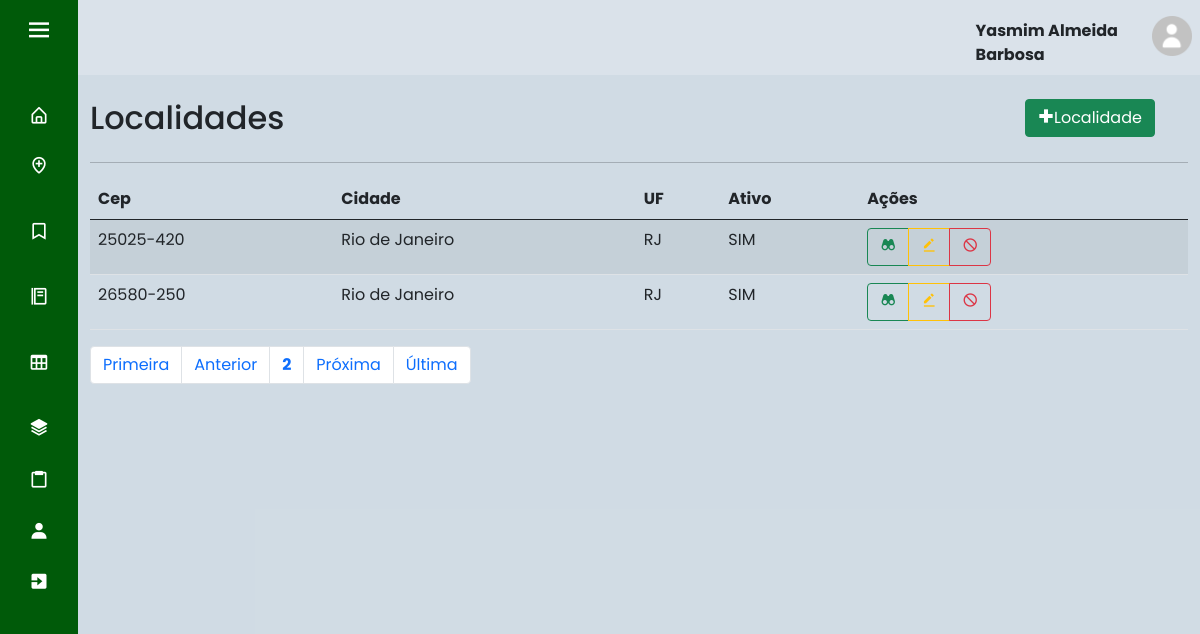
The page /index.php?page=lista_local&pagina=2 (signed in) on the database its author committed.
### tables this page shows
CREATE TABLE IF NOT EXISTS `usuario` (
  `id_cli` int(11) NOT NULL AUTO_INCREMENT,
  `nome` varchar(45) NOT NULL,
  `email` varchar(45) NOT NULL,
  `senha` varchar(100) NOT NULL,
  `nivel` int(1) DEFAULT NULL,
  `ativo` tinyint(1) DEFAULT NULL,
  `foto` varchar(220) DEFAULT NULL,
  PRIMARY KEY (`id_cli`),
  KEY `nivel` (`nivel`)
);

CREATE TABLE IF NOT EXISTS `localidade` (
  `cep` varchar(10) NOT NULL,
  `cidade` varchar(50) NOT NULL,
  `uf` char(2) NOT NULL,
  `ativo` tinyint(1) DEFAULT NULL,
  PRIMARY KEY (`cep`)
);

### sis/localidade/lista_local.php (the view, shortened to what this page needs)
<div id="main" class="container-fluid">
	<div id="top" class="row">
		<div class="col-md-10">
			<h2>Localidades</h2>
		</div>
		<div class="col-md-2">
			<a href="?page=fcad_local" class="btn btn-success pull-right h2"><i class='bx bx-plus-medical'></i>Localidade</a>
		</div>
	</div>
	<hr/>
	<div id="bloco-list-pag">
		<div id="list" class="row">
			<div class="table-responsive col-xs-12">
				<?php
					$quantidade = 5;
					$pagina = (isset($_GET['pagina'])) ? (int)$_GET['pagina'] : 1;
					$inicio = ($quantidade * $pagina) - $quantidade;
					$data_all = mysqli_query($con, "select * from localidade order by cep asc limit $inicio, $quantidade;") or die(mysqli_error());
					echo "<table class='table table-striped' cellspacing='0' cellpading='0'>";
					echo "<thead><tr>";
					echo "<td><strong>Cep</strong></td>";
					echo "<td><strong>Cidade</strong></td>";
					echo "<td><strong>UF</strong></td>";
					echo "<td><strong>Ativo</strong></td>";
					echo "<td class='actions'><strong>Ações</strong></td>";
					echo "</tr></thead><tbody>";
					while($info = mysqli_fetch_array($data_all)){
						echo "<tr>";
						echo "<td>".$info['cep']."</td>";
						echo "<td>".$info['cidade']."</td>";
						echo "<td>".$info['uf']."</td>";
						if($info['ativo'] == 1){
							echo "<td>SIM</td>";
						}else if($info['ativo'] == 0){
							echo "<td>NÃO</td>";
						}
						echo "<td><div class='btn-group btn-group-xs'>";
						echo "<a class='btn btn-outline-success btn-xs' href=?page=view_local&cep=".$info['cep']."> <i class='bx bxs-binoculars'></i> </a>";
						echo "<a class='btn btn-outline-warning btn-xs' href=?page=fedit_local&cep=".$info['cep']."> <i class='bx bxs-edit-alt'></i> </a>";
						if($info['ativo'] == 1){
							echo "<a class='btn btn-outline-danger btn-xs'  href=?page=block_local&cep=".$info['cep']."> <i class='bx bx-block'></i> </a>";
						}else if($info['ativo'] == 0){
							echo "<a class='btn btn-outline-success btn-xs'  href=?page=ativa_local&cep=".$info['cep']."><i class='bx bx-lock-open'></i></a></div></td>";
						}
					}
					echo "</tr></tbody></table>";
				?>
			</div>
		</div>
		<div id="bottom" class="row">
			<div class="col-md-12">
				<?php
					$sqlTotal 		= "select cep from localidade;";
					$qrTotal  		= mysqli_query($con, $sqlTotal) or die (mysqli_error());
					$numTotal 		= mysqli_num_rows($qrTotal);
					$totalpagina = (ceil($numTotal/$quantidade)<=0) ? 1 : ceil($numTotal/$quantidade);
					$anterior = (($pagina-1) <= 0) ? 1 : $pagina - 1;
					$posterior = (($pagina+1) >= $totalpagina) ? $totalpagina : $pagina+1;
					echo "<ul class='pagination'>";
					echo "<li class='page-item'><a class='page-link' href='?page=lista_local&pagina=1'> Primeira</a></li> ";
					echo "<li class='page-item'><a class='page-link' href=\"?page=lista_local&pagina=$anterior\"> Anterior</a></li> ";
					echo "<li class='page-item'><a class='page-link' href='?page=lista_local&pagina=".$pagina."'><strong>".$pagina."</strong></a></li> ";
					echo "<li class='page-item'><a class='page-link' href=\"?page=lista_local&pagina=$posterior\"> Pr&oacute;xima</a></li> ";
					echo "<li class='page-item'><a class='page-link' href=\"?page=lista_local&pagina=$totalpagina\"> &Uacute;ltima</a></li></ul>";
				?>
			</div>
		</div>
	</div>
</div>

### index.php (shortened to what this page needs)
<!doctype html>
<html lang="pt-br">
  <head>
    <link rel="stylesheet" href="css/style.css">
    <link href='https://unpkg.com/boxicons@2.0.7/css/boxicons.min.css' rel='stylesheet'>
    <link href="https://cdn.jsdelivr.net/npm/bootstrap@5.0.2/dist/css/bootstrap.min.css" rel="stylesheet">
  </head>
  <body>
    <?php
      include "base/config.php";
      switch($_SESSION['UsuarioNivel']){
        case 3: include "base/sidebar3.php"; break; exit;
      }
    ?>
  <section class="home-section">
      <nav class="navbar navbar-expand-sm" style="background-color: rgba(255, 255, 255, 0.2);">
      <?php
          if(isset($_SESSION["UsuarioID"])) {
              $usuario_id = $_SESSION["UsuarioID"];
          } else{
              header("location: base/login.php");
              exit;
          }
          $sql = "select * from usuario where id_cli = '$usuario_id'";
          $result = mysqli_query($con, $sql);
          if($result){
            $row = mysqli_fetch_assoc($result);
            $nome = $row['nome'];
      ?>
        <ul class="navbar-nav" style="margin-left: 80%;">
          <li class="nav-item" style="font-weight: bold; margin-top: 5%">
            <?php echo'' .$nome. '';?>
          </li>
          <li class="nav-item">
            <a class="nav-link" href="base/dados.php"><img src="img/home-perfil.png" width="40" height="40"></a>
          </li>
        </ul>
      </nav>
      <br>
      <?php
        } else{
              echo "Erro na consulta:" .mysqli_error($con);
            }
      ?>
    <?php
      include "base/ch_pages.php";
    ?>
    </section>
  </body>
</html>

### css/style.css (style rules this page uses)
* { margin: 0; padding: 0; box-sizing: border-box; font-family: 'Poppins', sans-serif; }
.home-section { position: relative; background: #184e7733; height: 100vh; left: 260px; width: calc(100% - 260px); transition: all 0.5s ease; }
.sidebar.close ~ .home-section { left: 78px; width: calc(100% - 78px); }

### rows shown on the page
usuario: nome "Yasmim Almeida Barbosa"
localidade: cep "25025-420", cidade "Rio de Janeiro", uf "RJ", ativo "SIM"
localidade: cep "26580-250", cidade "Rio de Janeiro", uf "RJ", ativo "SIM"

### other values the page prints
$pagina "2"
